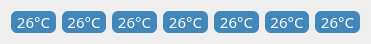
  <widget class="QWidget" name="">
   <property name="geometry">
    <rect>
     <x>340</x>
     <y>290</y>
     <width>371</width>
     <height>31</height>
    </rect>
   </property>
   <layout class="QHBoxLayout" name="horizontalLayout_9">
    <item>
     <widget class="QLabel" name="label_72">
      <property name="font">
       <font>
        <family>宋体</family>
        <pointsize>11</pointsize>
       </font>
      </property>
      <property name="styleSheet">
       <string notr="true">background-color:#4287ba;
border-radius:6px;
color:white;
</string>
      </property>
      <property name="text">
       <string>26°C</string>
      </property>
      <property name="alignment">
       <set>Qt::AlignCenter</set>
      </property>
     </widget>
    </item>
    <item>
     <widget class="QLabel" name="label_73">
      <property name="font">
       <font>
        <family>宋体</family>
        <pointsize>11</pointsize>
       </font>
      </property>
      <property name="styleSheet">
       <string notr="true">background-color:#4287ba;
border-radius:6px;
color:white;
</string>
      </property>
      <property name="text">
       <string>26°C</string>
      </property>
      <property name="alignment">
       <set>Qt::AlignCenter</set>
      </property>
     </widget>
    </item>
    <item>
     <widget class="QLabel" name="label_74">
      <property name="font">
       <font>
        <family>宋体</family>
        <pointsize>11</pointsize>
       </font>
      </property>
      <property name="styleSheet">
       <string notr="true">background-color:#4287ba;
border-radius:6px;
color:white;
</string>
      </property>
      <property name="text">
       <string>26°C</string>
      </property>
      <property name="alignment">
       <set>Qt::AlignCenter</set>
      </property>
     </widget>
    </item>
    <item>
     <widget class="QLabel" name="label_75">
      <property name="font">
       <font>
        <family>宋体</family>
        <pointsize>11</pointsize>
       </font>
      </property>
      <property name="styleSheet">
       <string notr="true">background-color:#4287ba;
border-radius:6px;
color:white;
</string>
      </property>
      <property name="text">
       <string>26°C</string>
      </property>
      <property name="alignment">
       <set>Qt::AlignCenter</set>
      </property>
     </widget>
    </item>
    <item>
     <widget class="QLabel" name="label_76">
      <property name="font">
       <font>
        <family>宋体</family>
        <pointsize>11</pointsize>
       </font>
      </property>
      <property name="styleSheet">
       <string notr="true">background-color:#4287ba;
border-radius:6px;
color:white;
</string>
      </property>
      <property name="text">
       <string>26°C</string>
      </property>
      <property name="alignment">
       <set>Qt::AlignCenter</set>
      </property>
     </widget>
    </item>
    <item>
     <widget class="QLabel" name="label_77">
      <property name="font">
       <font>
        <family>宋体</family>
        <pointsize>11</pointsize>
       </font>
      </property>
      <property name="styleSheet">
       <string notr="true">background-color:#4287ba;
border-radius:6px;
color:white;
</string>
      </property>
      <property name="text">
       <string>26°C</string>
      </property>
      <property name="alignment">
       <set>Qt::AlignCenter</set>
      </property>
     </widget>
    </item>
    <item>
     <widget class="QLabel" name="label_78">
      <property name="font">
       <font>
        <family>宋体</family>
        <pointsize>11</pointsize>
       </font>
      </property>
      <property name="styleSheet">
       <string notr="true">background-color:#4287ba;
border-radius:6px;
color:white;
</string>
      </property>
      <property name="text">
       <string>26°C</string>
      </property>
      <property name="alignment">
       <set>Qt::AlignCenter</set>
      </property>
     </widget>
    </item>
   </layout>
  </widget>
